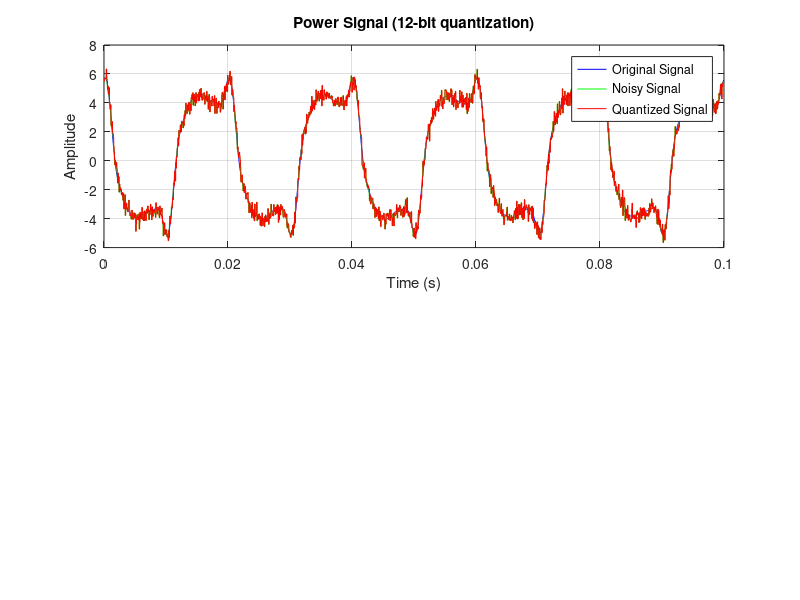

Reproduce this figure in MATLAB.
% Parameters
f0 = 50;                 % Fundamental frequency (Hz)
w = 2 * pi * f0;         % Angular frequency of the first harmonic (rad/s)
fs = 16000;              % Sampling frequency (Hz)
n_bits = 12;              % Number of bits for quantization (can be 8, 10, or 12)
num_cycles = 5;          % Number of cycles to generate
T = 1 / f0;              % Period of the fundamental frequency (s)
num_samples = num_cycles * T * fs; % Total number of samples for 5 cycles
SNR_dB = 21;             % Signal-to-Noise Ratio in dB

% Time vector
t = (0:num_samples-1) / fs;

% Generate the power signal samples
v = 0.3 + 5 * sin(w * t + 2.5) + 1.5 * sin(3 * w * t + 1.3) + 0.75 * sin(5 * w * t + 1) + 0.375 * sin(7 * w * t + 0.6) + 0.1875 * sin(9 * w * t + 0.3);

% Add noise with specified SNR
signal_power = rms(v)^2;
noise_power = signal_power / (10^(SNR_dB / 10));
noise = sqrt(noise_power) * randn(size(v));
v_noisy = v + noise;

% Quantize the signal to n-bit unsigned integers
max_val = 2^n_bits - 1;
v_quantized = round((v_noisy - min(v_noisy)) / (max(v_noisy) - min(v_noisy)) * max_val);

% Ensure the values are within the range of unsigned integers
v_quantized(v_quantized < 0) = 0;
v_quantized(v_quantized > max_val) = max_val;

% Export to .mif file
mif_filename = sprintf('power_signal_%dbit_%dcycles.mif', n_bits, num_cycles);
fid = fopen(mif_filename, 'w');

% Write the .mif file header
fprintf(fid, 'DEPTH = %d;\n', num_samples);
fprintf(fid, 'WIDTH = %d;\n', n_bits);
fprintf(fid, 'ADDRESS_RADIX = HEX;\n');
fprintf(fid, 'DATA_RADIX = HEX;\n');
fprintf(fid, 'CONTENT BEGIN\n');

% Write the quantized data
for i = 1:num_samples
    fprintf(fid, '%X : %X;\n', i-1, v_quantized(i));
end

% Write the .mif file footer
fprintf(fid, 'END;\n');
fclose(fid);

% Plot the signal (optional)
figure;
subplot(2, 1, 1);
plot(t, v, '-b'); hold on;
plot(t, v_noisy, '-g'); 
stairs(t, (v_quantized / max_val) * (max(v_noisy) - min(v_noisy)) + min(v_noisy), '-r');
xlabel('Time (s)');
ylabel('Amplitude');
title(sprintf('Power Signal (%d-bit quantization)', n_bits));
legend('Original Signal', 'Noisy Signal', 'Quantized Signal');
grid on;

% Display information
disp(['Generated ' num2str(num_cycles) ' cycles of power signal with ' num2str(n_bits) '-bit quantization.']);
disp(['Samples saved to output file']);
